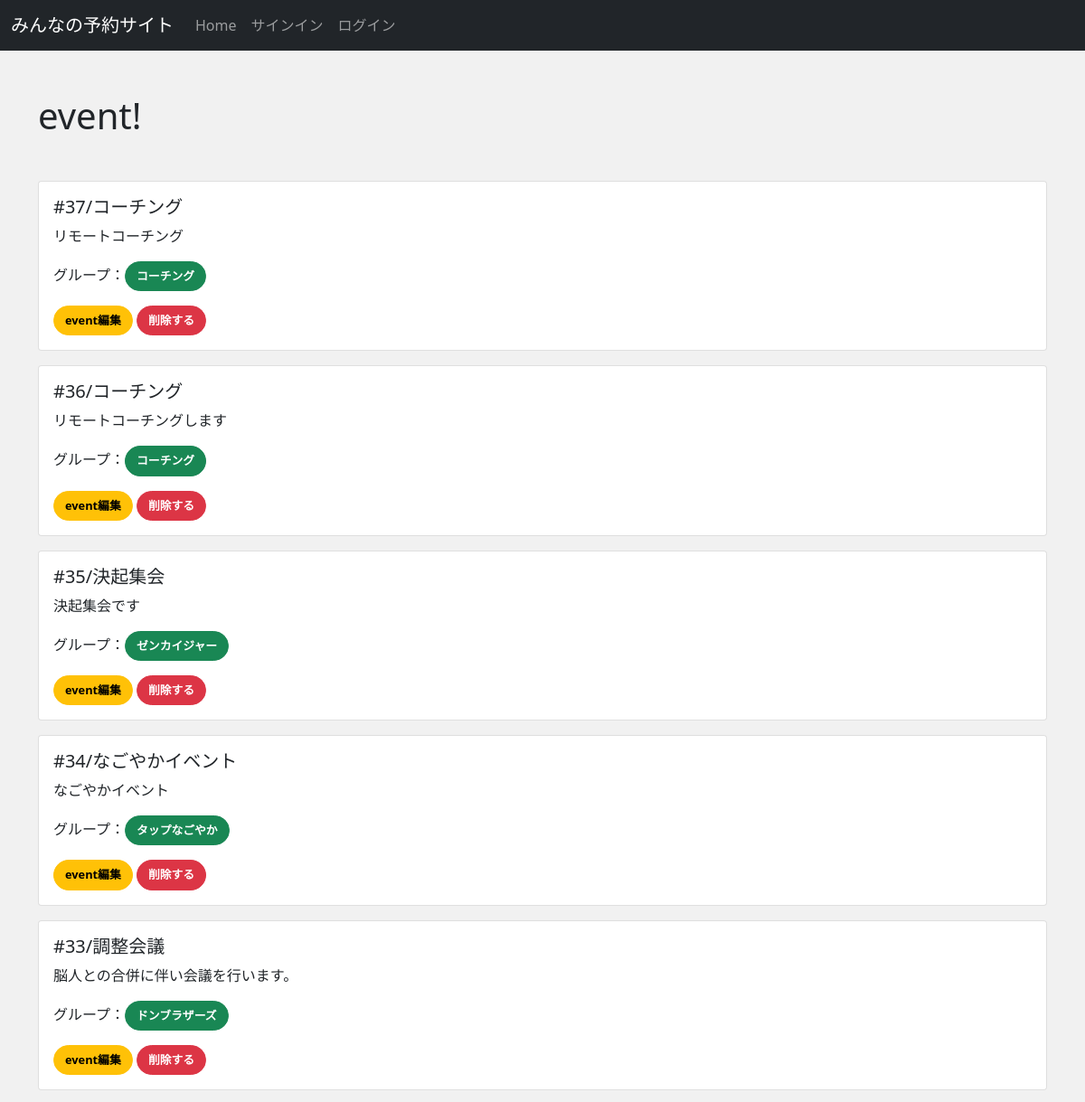
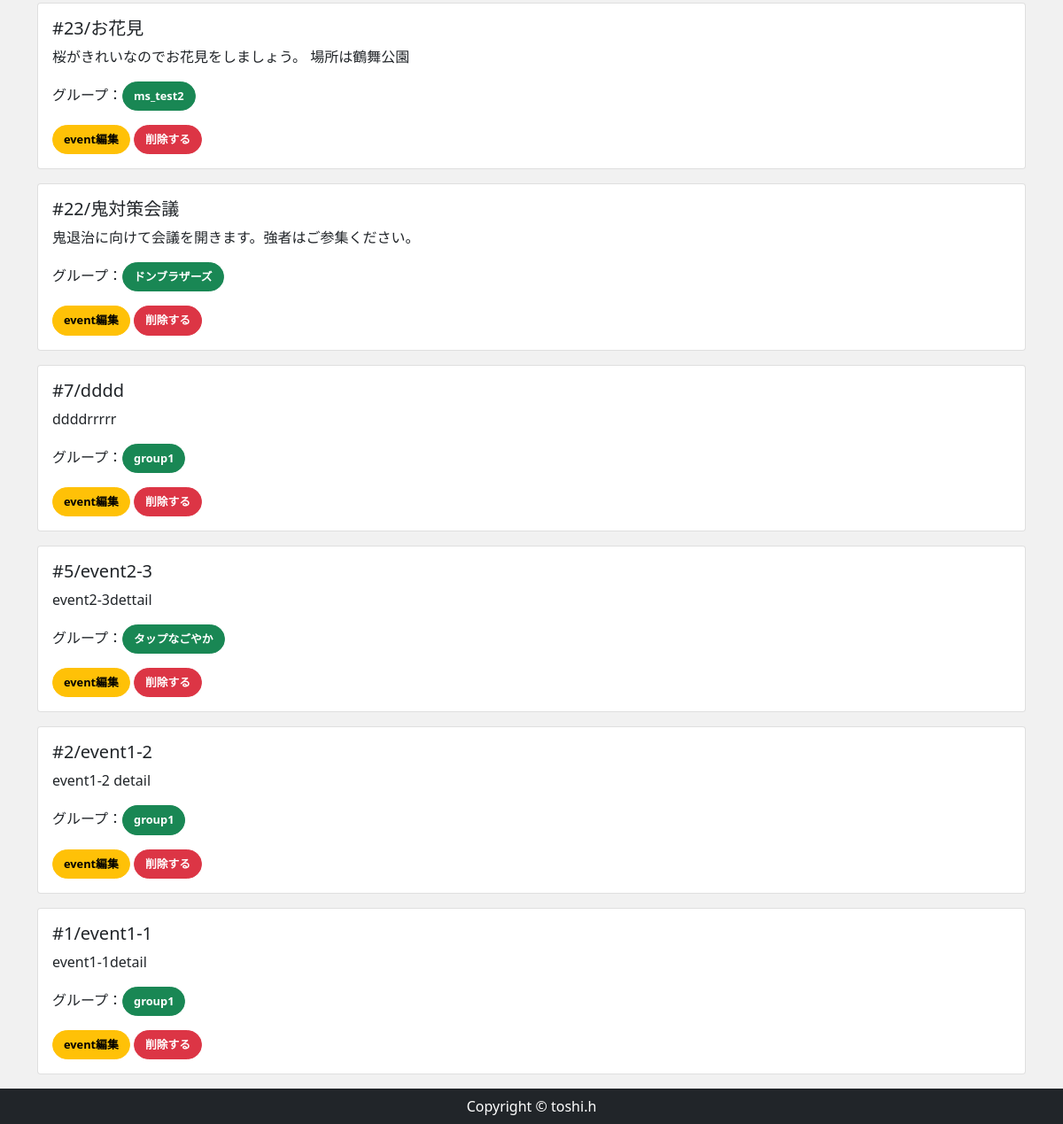
Screenshot of /event/ with the database file from the repository (2 pictures, top to bottom).
### reservation/models.py (models this page shows, shortened)
class Event(models.Model):
    event_title = models.CharField(max_length=150)
    event_detail = models.TextField()
    group = models.ForeignKey(Group,  on_delete=models.CASCADE, related_name="group_event")
    event_date = models.DateField()
    start_time = models.TimeField()
    end_time = models.TimeField()

class Group(models.Model):
    group_name = models.CharField(max_length=150)
    group_detail = models.TextField()
    group_owner = models.ForeignKey(
        CustomUser,
        unique=False,
        db_index=True,
        related_name='owner',
        on_delete=models.CASCADE
    )
    def __str__(self):
        return self.group_name

### reservation/views.py (the view)
# urls.py: path('event/',views.EventView.as_view(), name="event"), #イベント一覧
class EventView(View):
    def get(self, request, *args, **kwargs):
        event_data = Event.objects.order_by('-id') #新しいものから順番に並べる
        return render(request, 'reservation/event_index.html',{
            'event_data': event_data
        })

### reservation/templates/reservation/event_index.html (shortened to what this page needs)
{% extends 'reservation/base.html' %}
{% block content %}
    <div class="my-5">
        <h1>event!</h1>
    </div>
    {% for event in event_data %}
    <div class="card mb-3 col-lg-auto" style="">
        <div class="row no-gutters">
            <div class="col-md-8">
                <div class="card-body">
                    <h5 class="card-title">#{{ event.id }}/{{ event.event_title }}</h5>
                    <p class="card-text">{{ event.event_detail|truncatechars:100 }}</p>
                    <p>グループ：<a href="{% url 'group_detail' event.group.pk  %} " class="btn btn-success">{{ event.group }}</a></p>
                    {% if True %}
                        <a href="{% url 'event_edit' event.pk  %} " class="btn btn-warning">event編集</a>
                        <a href="{% url 'event_delete' event.pk %}" class="btn btn-danger">削除する</a>
                    {% endif %}
                </div>
            </div>
        </div>
    </div>
    {% endfor %}
{% endblock %}

### reservation/static/css/rsv_style.css (style rules this page uses)
* { margin: 0; padding: 0; box-sizing: border-box; }
.btn { font-size: 80%; border-radius: 5rem; font-weight: bold; }

### rows the page displays
Event: id "37", event_title "コーチング", event_detail "リモートコーチング", group "コーチング"
Event: id "36", event_title "コーチング", event_detail "リモートコーチングします", group "コーチング"
Event: id "35", event_title "決起集会", event_detail "決起集会です", group "ゼンカイジャー"
Event: id "34", event_title "なごやかイベント", event_detail "なごやかイベント", group "タップなごやか"
Event: id "33", event_title "調整会議", event_detail "脳人との合併に伴い会議を行います。", group "ドンブラザーズ"
Event: id "23", event_title "お花見", event_detail "桜がきれいなのでお花見をしましょう。 場所は鶴舞公園", group "ms_test2"
Event: id "22", event_title "鬼対策会議", event_detail "鬼退治に向けて会議を開きます。強者はご参集ください。", group "ドンブラザーズ"
Event: id "7", event_title "dddd", event_detail "ddddrrrrr", group "group1"
Event: id "5", event_title "event2-3", event_detail "event2-3dettail", group "タップなごやか"
Event: id "2", event_title "event1-2", event_detail "event1-2 detail", group "group1"
Event: id "1", event_title "event1-1", event_detail "event1-1detail", group "group1"
